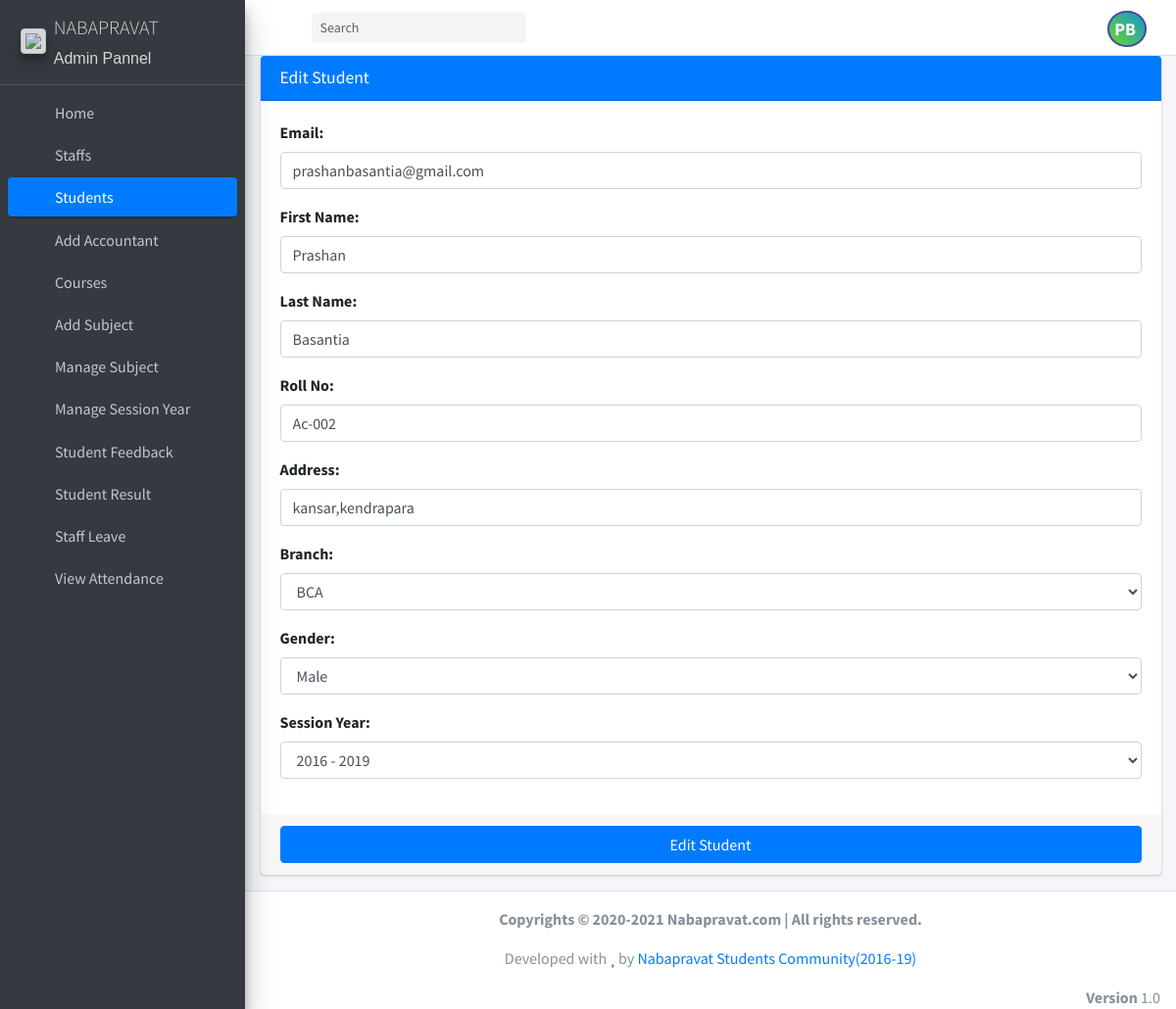
The app's page /edit_student/5 (signed in) with its own data.
### student_management_app/models.py (models this page shows)
class CustomUser(AbstractUser):
    user_type_data=((1,"HOD"),(2,"Staff"),(3,"Student"),(4,"Accountant"))
    profile_photo = models.FileField()
    user_type=models.CharField(default=1,choices=user_type_data,max_length=10)

class Students(models.Model):
    id=models.AutoField(primary_key=True)
    admin=models.OneToOneField(CustomUser,on_delete=models.CASCADE)
    gender=models.CharField(max_length=255)
    dob=models.DateField(null=True)
    address=models.TextField()
    mobile=models.CharField(max_length=225 ,unique=True)
    aaddhar=models.CharField(max_length= 225, unique=True)
    payments = models.FloatField(default=0)
    course_id=models.ForeignKey(Courses,on_delete=models.DO_NOTHING)
    session_year_id=models.ForeignKey(SessionYearModel,on_delete=models.CASCADE)
    created_at=models.DateTimeField(auto_now_add=True)
    updated_at=models.DateTimeField(auto_now_add=True)
    objects = models.Manager()

### student_management_app/HodViews.py (the view)
# urls.py: path('edit_student/<str:student_id>', HodViews.edit_student,name="edit_student"),
def edit_student(request,student_id):
    request.session['student_id']=student_id
    student=Students.objects.get(admin=student_id)
    form=EditStudentForm()
    form.fields['email'].initial=student.admin.email
    form.fields['first_name'].initial=student.admin.first_name
    form.fields['last_name'].initial=student.admin.last_name
    form.fields['username'].initial=student.admin.username
    form.fields['address'].initial=student.address
    form.fields['course'].initial=student.course_id.id
    form.fields['sex'].initial=student.gender
    form.fields['session_year_id'].initial=student.session_year_id.id
    return render(request,"hod_template/edit_student_template.html",{"form":form,"id":student_id,"username":student.admin.username})

### student_management_app/context_processor.py (called while the page is built)
def seen_processor(request):
    seen = Notice.objects.filter(seen=False).count()
    return {'seen':seen}

### student_management_app/templates/hod_template/edit_student_template.html (shortened to what this page needs)
{% extends 'hod_template/base_template.html' %}
{% block main_content %}
    <section class="content">
      <div class="container-fluid">
          <div class="row">
              <div class="col-md-12">
            <div class="card card-primary">
              <div class="card-header">
                <h3 class="card-title">Edit Student</h3>
              </div>
                {% url 'edit_student_save' as action_path %}
                {% include 'hod_template/form_template.html' with messages=messages form=form action_path=action_path button_text="Edit Student" %}
          </div>
          </div>
      </div>
    </section>
{% endblock main_content %}

### student_management_app/templates/hod_template/base_template.html (shortened to what this page needs)
{% load static %}
<!DOCTYPE html>
<html>
<head>
  <link rel="stylesheet" href="{% static "plugins/fontawesome-free/css/all.min.css" %}">
  <link rel="stylesheet" href="https://code.ionicframework.com/ionicons/2.0.1/css/ionicons.min.css">
  <link rel="stylesheet" href="{% static "plugins/tempusdominus-bootstrap-4/css/tempusdominus-bootstrap-4.min.css" %}">
  <link rel="stylesheet" href="{% static "plugins/icheck-bootstrap/icheck-bootstrap.min.css" %}">
  <link rel="stylesheet" href="{% static "plugins/jqvmap/jqvmap.min.css" %}">
  <link rel="stylesheet" href="{% static "dist/css/adminlte.min.css" %}">
  <link rel="stylesheet" href="{% static "plugins/overlayScrollbars/css/OverlayScrollbars.min.css" %}">
  <link rel="stylesheet" href="{% static "plugins/daterangepicker/daterangepicker.css" %}">
  <link rel="stylesheet" href="{% static "plugins/summernote/summernote-bs4.css" %}">
</head>
<body class="hold-transition sidebar-mini layout-fixed">
<div class="wrapper">
  <nav class="main-header navbar navbar-expand navbar-white navbar-light">
    <ul class="navbar-nav">
      <li class="nav-item">
        <a class="nav-link" data-widget="pushmenu" href="#"><i class="fas fa-bars"></i></a>
      </li>
    </ul>
    <form class="form-inline ml-3">
      <div class="input-group input-group-sm">
        <input class="form-control form-control-navbar" type="search" placeholder="Search" aria-label="Search">
        <div class="input-group-append">
          <button class="btn btn-navbar" type="submit">
            <i class="fas fa-search"></i>
          </button>
        </div>
      </div>
    </form>
    <ul class="navbar-nav ml-auto">
      <li class="nav-item dropdown show2">
        <a class="nav-link text-uppercase" data-toggle="dropdown" href="#" aria-expanded="true">
          {% if request.user.profile_photo == '' %}
          <span class="text-uppercase rounded-circle" style="font-size: 18px;
          font-weight: bold;
          border: 2px solid rgb(76, 76, 163);
          padding: 5px;
          text-align: center;
          background-image: linear-gradient(44deg, #6ad52c, #1695d2);color: white;">
          {{request.user.first_name.0}}{{request.user.last_name.0}}
          </span>
         {% else %}
         <img src="{{request.user.profile_photo}}" class="rounded-circle border border-danger" width="40px" height="40px">
         {% endif %}
        </a>
      </li>
    </ul>
  </nav>
    {% include 'hod_template/sidebar_template.html' with user=user id=id %}
   <div class="content-wrapper">
     {% block main_content %}{% endblock main_content %}
  </div>
    {% include 'hod_template/footer.html' %}
</div>
</body>
</html>

### student_management_app/templates/hod_template/form_template.html (shortened to what this page needs)
 <form role="form" action="{{ action_path }}" method="post" enctype="multipart/form-data">
                <div class="card-body">
                    {% for field in form %}
                  <div class="form-group">
                      {{ field.label_tag }}
                      {{ field }}
                  </div>
                    {% endfor %}
                </div>
                <div class="card-footer">
                  <button type="submit" class="btn btn-primary btn-block">{{ button_text }}</button>
                </div>
              </form>

### records on screen
CustomUser: user.first_name.0 "P", user.last_name.0 "B"
CustomUser: form "prashanbasantia@gmail.com" "Prashan" "Basantia" "Ac-002"
Students: form "kansar,kendrapara" "2016 - 2019"

### other values on screen
{{ field.label_tag }} "Email:" "First Name:" "Last Name:" "Roll No:" "Address:" "Branch:" "Gender:" "Session Year:"
{{ button_text }} "Edit Student"
